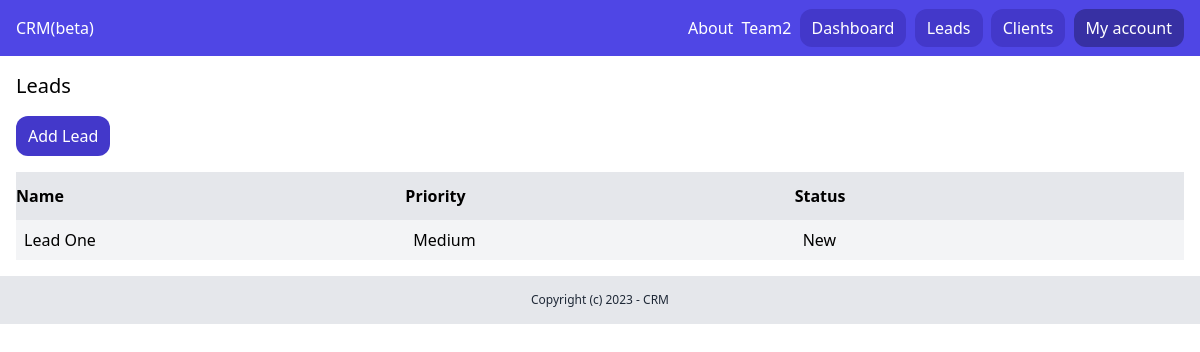
Before: /dashboard/leads/ (signed in) with the older database file.
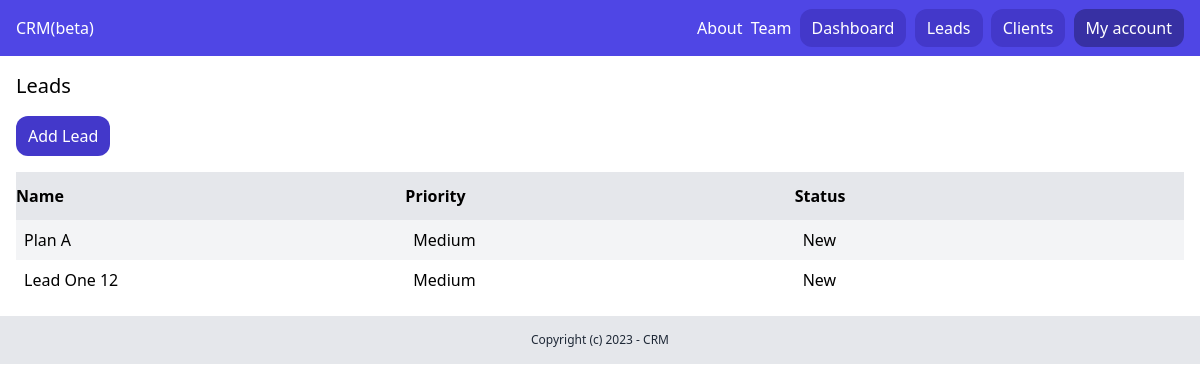
After: the same page with the newer database file.
### team/models.py (models this page shows, shortened)
class Team(models.Model):
    plan = models.ForeignKey(Plan, related_name='teams', blank=True, null=True,
                             on_delete=models.CASCADE)
    name = models.CharField(max_length=100)
    members = models.ManyToManyField(User, related_name='teams')
    created_by = models.ForeignKey(
        User, related_name='created_teams', on_delete=models.CASCADE)
    created_at = models.DateTimeField(auto_now=True)

### lead/models.py (models this page shows, shortened)
class Lead(models.Model):
    LOW = 'low'
    MEDIUM = 'medium'
    HIGH = 'high'
    CHOICES_PRIORITY = (
        (LOW, 'Low'),
        (MEDIUM, 'Medium'),
        (HIGH, 'High'),
    )
    NEW = 'new'
    CONTACTED = 'contacted'
    WON = 'won'
    LOST = 'lost'
    CHOICES_STATUS = (
        (NEW, 'New'),
        (CONTACTED, 'Contacted'),
        (WON, 'Won'),
        (LOST, 'Lost'),
    )
    team = models.ForeignKey(
        Team, related_name='leads', on_delete=models.CASCADE)
    name = models.CharField(max_length=255)
    email = models.EmailField()
    description = models.TextField(blank=True, null=True)
    priority = models.CharField(
        max_length=10, choices=CHOICES_PRIORITY, default=MEDIUM)
    status = models.CharField(
        max_length=10, choices=CHOICES_STATUS, default=NEW)
    converted_to_client = models.BooleanField(default=False)
    created_by = models.ForeignKey(
        User, related_name='leads', on_delete=models.CASCADE)
    created_at = models.DateTimeField(auto_now_add=True)
    modified_at = models.DateTimeField(auto_now=True)

### lead/views.py (the view)
# urls.py: path('', LeadListView.as_view(), name='leads_list'),
class LeadListView(LoginRequiredMixin, ListView):
    model = Lead
    template_name = 'lead/leads_list.html'
    context_object_name = 'leads'
    def get_queryset(self):
        queryset = super(LeadListView, self).get_queryset()
        return queryset.filter(
            created_by=self.request.user, converted_to_client=False)

### team/context_proceessors.py (called while the page is built)
def active_team(request):
    if request.user.is_authenticated:
        if request.user.userprofile.active_team:
            active_team = request.user.userprofile.active_team
        else:
            active_team = Team.objects.filter(created_by=request.user)[0]
    else:
        active_team = None
    return {'active_team': active_team}

### lead/templates/lead/leads_list.html
{% extends 'core_app/base.html' %} {% block title %} Leads {% endblock %}
{%block content %}
<div class="py-4 px-4">
  <h1 class="mb-4 text-xl">Leads</h1>
  <a
    href="{% url 'lead:add_lead' %}"
    class="inline-block py-2 px-3 bg-indigo-700 rounded-xl text-white"
    >Add Lead</a
  >
  {% if leads %}
  <div class="mt-4 flex justify-between">
    <p class="py-3 px bg-gray-200 font-semibold w-full">Name</p>
    <p class="py-3 px bg-gray-200 font-semibold w-full">Priority</p>
    <p class="py-3 px bg-gray-200 font-semibold w-full">Status</p>
  </div>
  {% for lead in leads %}
  <div class="flex justify-between">
    <p class="py-2 px-2 w-full {% cycle 'bg-gray-100' '' %}">
      <a href="{% url 'lead:leads_detail' lead.id %}">{{lead.name}}</a>
    </p>
    <p class="py-2 px-2 w-full {% cycle 'bg-gray-100' '' %}">
      {{lead.get_priority_display}}
    </p>
    <p class="py-2 px-2 w-full {% cycle 'bg-gray-100' '' %}">
      {{lead.get_status_display}}
    </p>
  </div>
  {% endfor %} {% else %}
  <p class="mt-6 px-2">There are no leads in the database</p>
  {% endif %}
</div>
{% endblock %}

### core_app/templates/core_app/partials/nav.html
<nav class="py-4 px-4 flex justify-between bg-indigo-600">
  <a href="/" class="text-white">CRM(beta)</a>
  <div class="space-x-1">
    <a href="{% url 'core_app:about' %}" class="text-white">About</a>
    {% if request.user.is_authenticated %}
    <a href="{% url 'team:detail' active_team.id %}" class="text-white"> {{ active_team.name }} </a>
    <a href="{% url 'dashboard:dashboard' %}" class="py-2 px-3 bg-indigo-700 rounded-xl text-white">Dashboard</a>
    <a href="{% url 'lead:leads_list' %}" class="py-2 px-3 bg-indigo-700 rounded-xl text-white">Leads</a>
    <a href="{% url 'client_app:clients_list' %}" class="py-2 px-3 bg-indigo-700 rounded-xl text-white">Clients</a>
    <a href="{% url 'acount' %}" class="py-2 px-3 bg-indigo-800 rounded-xl text-white">My account</a>
    {% else %}
    <a href="{% url 'userprofile:login' %}" class="py-2 px-3 bg-indigo-700 rounded-xl text-white">Log in</a>
    <a href="{% url 'userprofile:signup' %}" class="py-2 px-3 bg-indigo-700 rounded-xl text-white">Sign up</a>
    {% endif %}
  </div>
</nav>

Changed rows visible on the page:
removed Team: name "Team2"
removed Lead: name "Lead One", priority "Medium", status "New"
added Team: name "Team"
added Lead: name "Plan A", priority "Medium", status "New"
added Lead: name "Lead One 12", priority "Medium", status "New"
